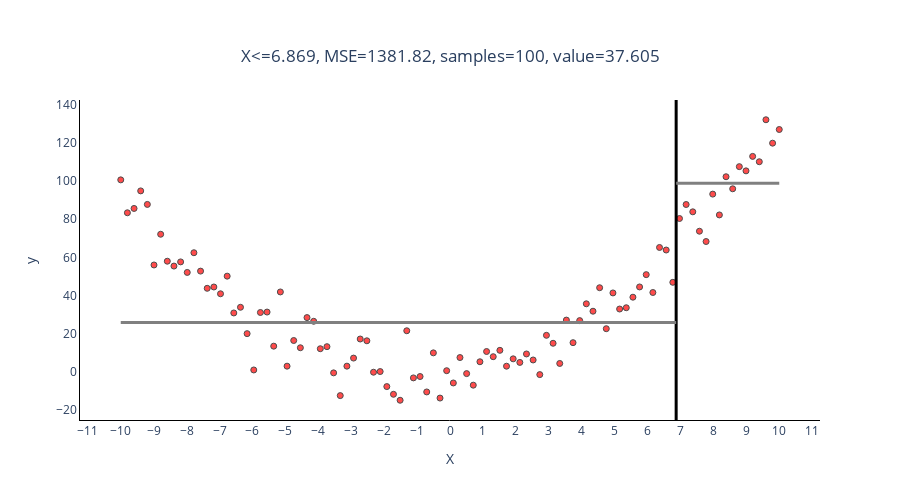

The notebook cell this image was saved under:
### Markdown cell above
### Visualize first split

### Code cell
# add vertical line to existing figure
fig.add_vline(x=best_params["split_value"], line_width=3, line_color="black")

# plot right branch split
fig.add_shape(type="line",
x0=best_params["split_value"], y0=best_params["right_yhat"],
x1=10, y1=best_params["right_yhat"],  
line=dict(color="gray", width=3))

# plot left branch split
fig.add_shape(type="line",
x0=-10, y0=best_params["left_yhat"],
x1=best_params["split_value"], y1=best_params["left_yhat"],  
line=dict(color="gray", width=3))

# fig.update_layout(title=
fig.update_layout(
title={
    'text': f"X<={np.round(best_params["split_value"],3)}, MSE={np.round(best_params["curr_mse"],3)}, samples={len(df)}, value={np.round(df["y"].mean(),3)}",
    'y':0.9,
    'x':0.5,
    'xanchor': 'center',
    'yanchor': 'top'},
)

fig.show()

### Figure 1 — Plotly figure (JSON) as saved in the notebook; plotly's stock layout.template omitted (floating-point values rounded to 4 significant figures)
{"data": [{"marker": {"color": "red", "line": {"color": "Black", "width": 1}, "opacity": 0.7, "size": 6}, "mode": "markers", "type": "scatter", "x": [-10, -9.798, -9.596, -9.394, -9.192, -8.99, -8.788, -8.586, -8.384, -8.182, -7.98, -7.778, -7.576, -7.374, -7.172, -6.97, -6.768, -6.566, -6.364, -6.162, -5.96, -5.758, -5.556, -5.354, -5.152, -4.949, -4.747, -4.545, -4.343, -4.141, -3.939, -3.737, -3.535, -3.333, -3.131, -2.929, -2.727, -2.525, -2.323, -2.121, -1.919, -1.717, -1.515, -1.313, -1.111, -0.909, -0.707, -0.505, -0.303, -0.101, 0.101, 0.303, 0.505, 0.707, 0.909, 1.111, 1.313, 1.515, 1.717, 1.919, 2.121, 2.323, 2.525, 2.727, 2.929, 3.131, 3.333, 3.535, 3.737, 3.939, 4.141, 4.343, 4.545, 4.747, 4.949, 5.152, 5.354, 5.556, 5.758, 5.96, 6.162, 6.364, 6.566, 6.768, 6.97, 7.172, 7.374, 7.576, 7.778, 7.98, 8.182, 8.384, 8.586, 8.788, 8.99, 9.192, 9.394, 9.596, 9.798, 10], "y": [100.6, 83.41, 85.68, 94.87, 87.78, 56.07, 72.15, 58.03, 55.49, 57.68, 52.16, 62.48, 52.85, 43.84, 44.53, 40.97, 50.21, 30.93, 33.9, 20.1, 1.068, 31.17, 31.4, 13.53, 41.93, 3.055, 16.5, 12.7, 28.51, 26.56, 12.19, 13.28, -0.45, -12.36, 3.063, 7.286, 17.29, 16.35, -0.122, 0.234, -7.641, -11.69, -14.8, 21.61, -3.084, -2.372, -10.44, 10.02, -13.65, 0.681, -5.742, 7.567, -0.843, -6.892, 5.363, 10.74, 8.016, 11.35, 3.04, 6.894, 5.017, 9.448, 6.296, -1.37, 19.21, 15.05, 4.476, 27.2, 15.37, 26.92, 35.73, 31.84, 44.15, 22.68, 41.42, 32.99, 33.66, 39.19, 44.55, 51.0, 41.64, 65.23, 63.9, 46.97, 80.4, 87.74, 83.91, 73.74, 68.34, 93.18, 82.27, 102.3, 95.97, 107.6, 105.4, 112.9, 110.1, 132.1, 119.9, 127.0]}], "layout": {"height": 500, "plot_bgcolor": "white", "shapes": [{"line": {"color": "black", "width": 3}, "type": "line", "x0": 6.869, "x1": 6.869, "xref": "x", "y0": 0, "y1": 1, "yref": "y domain"}, {"line": {"color": "gray", "width": 3}, "type": "line", "x0": 6.869, "x1": 10, "y0": 98.93, "y1": 98.93}, {"line": {"color": "gray", "width": 3}, "type": "line", "x0": -10, "x1": 6.869, "y0": 25.92, "y1": 25.92}], "title": {"text": "X<=6.869, MSE=1381.82, samples=100, value=37.605", "x": 0.5, "xanchor": "center", "y": 0.9, "yanchor": "top"}, "width": 900, "xaxis": {"dtick": 1, "linecolor": "black", "showline": true, "tickmode": "linear", "title": {"text": "X"}}, "yaxis": {"linecolor": "black", "showline": true, "title": {"text": "y"}}}}
